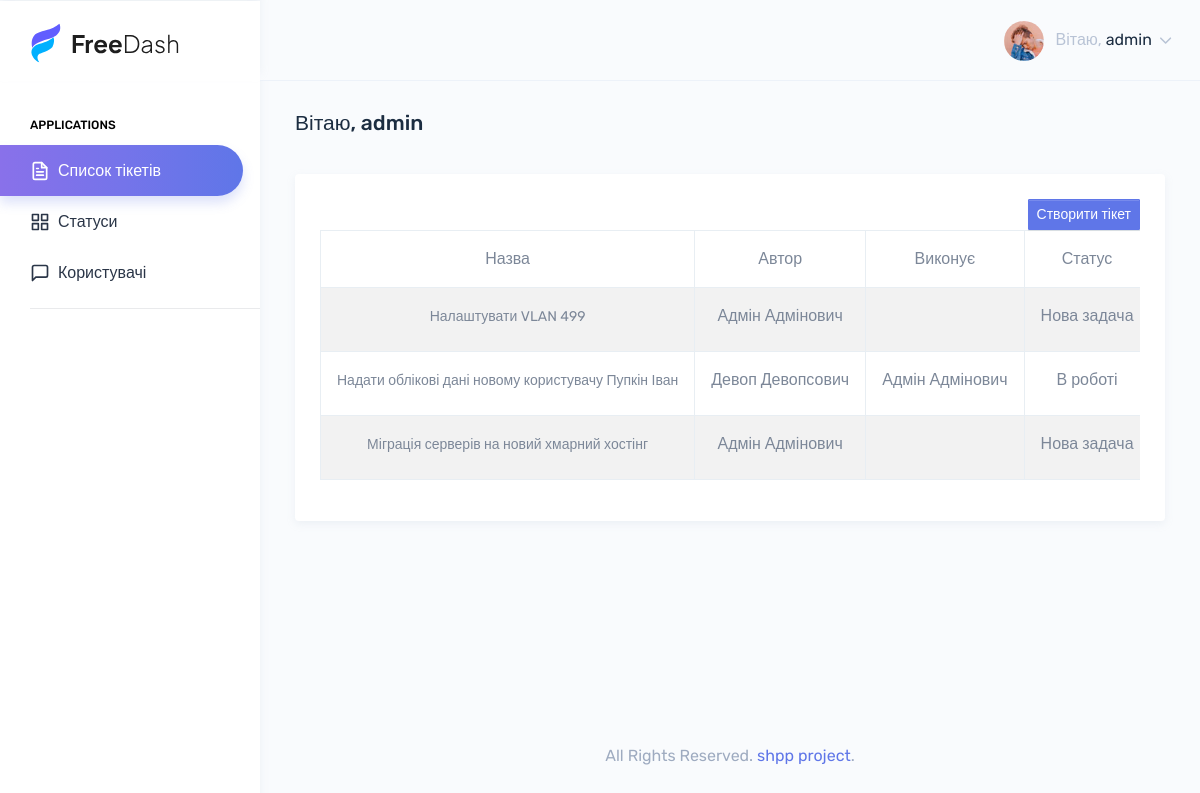
Page / (signed in) on the earlier database version.
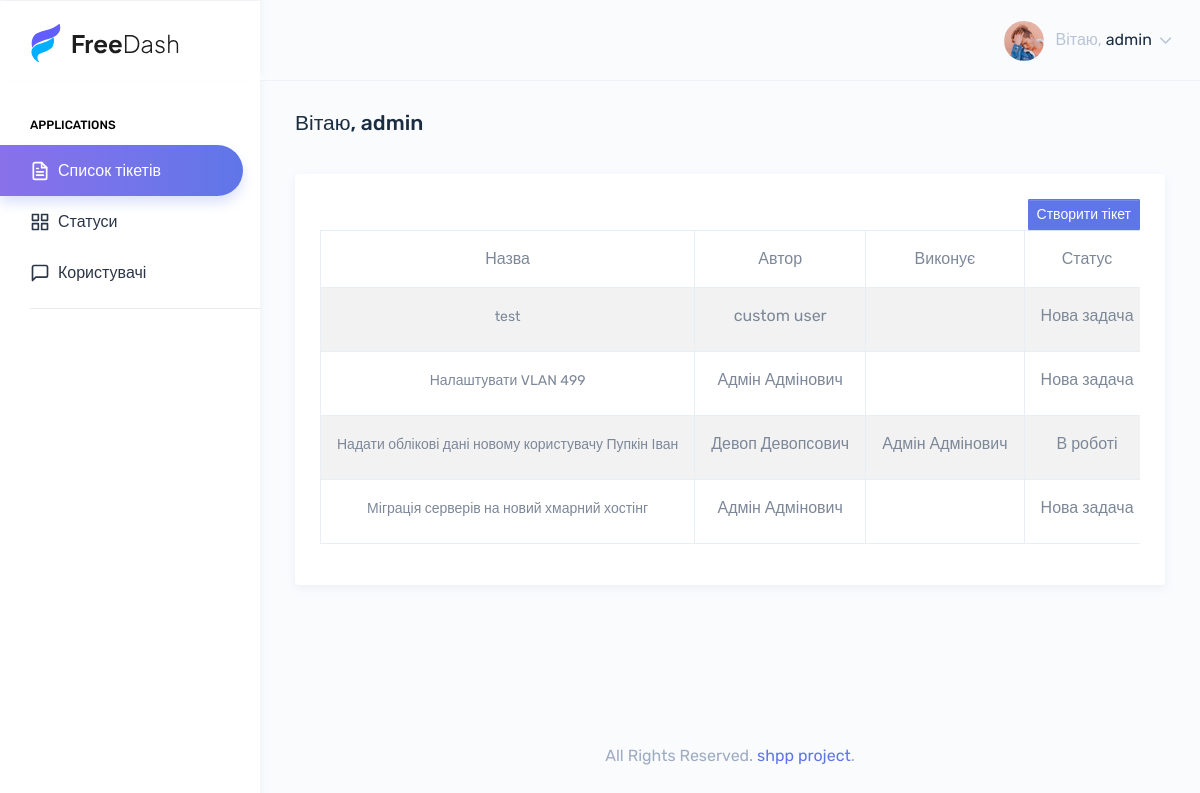
Same page on the later database version.
### apps/users/models.py (models this page shows, shortened)
class CustomUser(AbstractUser):
    first_name = None
    last_name = None
    username = models.CharField(max_length=32, unique=True, verbose_name='Логін')
    name = models.CharField(max_length=64, verbose_name='ПІБ користувача')
    email = models.EmailField(max_length=255, unique=True, verbose_name='Пошта')
    position = models.ForeignKey(Position, on_delete=models.SET_NULL, blank=True, null=True, verbose_name='Посада')
    is_active = models.BooleanField(default=True, verbose_name='Активний обліковий запис')
    REQUIRED_FIELDS = []
    USERNAME_FIELD = 'username'
    objects = CustomManager()
    class Meta:
        verbose_name = 'Користувач'
        verbose_name_plural = 'Користувачі'
        ordering = ('username',)

### apps/tickets/models.py (models this page shows, shortened)
class Ticket(models.Model):
    title = models.CharField(max_length=100, verbose_name='Назва тікету')
    description = models.TextField(verbose_name='Опис тікету')
    author = models.ForeignKey(
        to=settings.AUTH_USER_MODEL,
        on_delete=models.CASCADE,
        verbose_name='Ініціатор',
        related_name='author'
    )
    executor = models.ForeignKey(
        to=settings.AUTH_USER_MODEL,
        on_delete=models.SET_NULL,
        blank=True,
        null=True,
        verbose_name='Виковавець',
        related_name='executor'
    )
    created_at = models.DateTimeField(auto_now_add=True)
    status = models.ForeignKey(
        to=Status,
        on_delete=models.SET_NULL,
        blank=True,
        null=True,
        related_name='status',
        verbose_name='Статус'
    )
    class Meta:
        verbose_name = 'Тікет'
        verbose_name_plural = 'Тікети'
        ordering = ['-created_at']
    def __str__(self):
        return self.title

class Status(models.Model):
    name = models.CharField(max_length=100, unique=True)
    class Meta:
        verbose_name = 'Статус'
        verbose_name_plural = 'Статуси'

### apps/tickets/views.py (the view)
# urls.py: path('', views.TicketListView.as_view(), name='tickets-list'),
class TicketListView(LoginRequiredMixin, ListView):
    model = Ticket
    context_object_name = 'tickets'
    template_name = 'tickets.html'
    def get_queryset(self):
        if self.request.user.position.id == 1:
            queryset = Ticket.objects.filter(author=self.request.user).select_related('author', 'executor', 'status')
        else:
            queryset = Ticket.objects.all().select_related('executor', 'status')
        print(queryset)
        return queryset

### templates/tickets/ticket_list.html (shortened to what this page needs)
{% extends 'base.html' %}
{% load static %}
{% block content %}
<div class="col-12">
    <div class="card">
        <div class="card-body">
            <div class="table-responsive">
                <div class="text-end">
                    {% if user.is_authenticated %}
                    <a href="{% url 'tickets:create-ticket' %}" class="btn btn-info btn-sm">Створити тікет</a><br/>
                    {% endif %}
                </div>
                <table id="zero_config" class="table table-striped table-bordered no-wrap">
                    <thead>
                    <tr>
                        <th class="text-center">Назва</th>
                        <th class="text-center">Автор</th>
                        <th class="text-center">Виконує</th>
                        <th class="text-center">Статус</th>
                    </tr>
                    </thead>
                    <tbody>
                    {% for ticket in tickets %}
                    <tr>
                        <td class="text-center"><span class="fs-6">{{ ticket.title }}</span></td>
                        <td class="text-center">{{ ticket.author.name }}</td>
                        <td class="text-center">{{ ticket.executor.name }}</td>
                        <td class="text-center">{{ ticket.status.name }}</td>
                    </tr>
                    {% endfor %}
                    </tbody>
                </table>
            </div>
        </div>
    </div>
</div>
{% endblock content %}

### templates/base.html (shortened to what this page needs)
<!DOCTYPE html>
{% load static %}
<html dir="ltr" lang="en">
<head>
    <link href="{% static 'assets/extra-libs/c3/c3.min.css' %}" rel="stylesheet">
    <link href="{% static 'assets/libs/chartist/dist/chartist.min.css' %}" rel="stylesheet">
    <link href="{% static 'assets/extra-libs/jvector/jquery-jvectormap-2.0.2.css' %}" rel="stylesheet"/>
    <link href="{% static 'dist/css/style.min.css' %}" rel="stylesheet">
</head>
<body>
<div id="main-wrapper" data-theme="light" data-layout="vertical" data-navbarbg="skin6" data-sidebartype="full"
     data-sidebar-position="fixed" data-header-position="fixed" data-boxed-layout="full">
    {% include 'layouts/header.html' %}
    {% include 'layouts/left_menu.html' %}
    <div class="page-wrapper">
        <div class="page-breadcrumb">
            <div class="row">
                <div class="col-7 align-self-center">
                    {% if user.is_authenticated %}
                    <h3 class="page-title text-truncate text-dark font-weight-medium mb-1">Вітаю, {{user.username }}</h3>
                    {% endif %}
                </div>
            </div>
        </div>
        <div class="container-fluid">
            <div class="row">{% block content %} {% endblock %}</div>
        </div>
        {% include 'layouts/footer.html' %}
    </div>
</div>
</body>
</html>

### templates/layouts/header.html (shortened to what this page needs)
{% load static %}
<header class="topbar" data-navbarbg="skin6">
    <nav class="navbar top-navbar navbar-expand-lg">
        <div class="navbar-header" data-logobg="skin6">
            <div class="navbar-brand">
                <a href="#">
                    <img src="{% static 'assets/images/freedashDark.svg' %}" alt="" class="img-fluid">
                </a>
            </div>
        </div>
        <div class="navbar-collapse collapse" id="navbarSupportedContent">
            <ul class="navbar-nav float-end">
                <li class="nav-item dropdown">
                    {% if user.is_authenticated %}
                    <a class="nav-link dropdown-toggle" href="javascript:void(0)" data-bs-toggle="dropdown"
                       aria-haspopup="true" aria-expanded="false">
                        <img src="{% static 'assets/images/users/profile-pic.jpg' %}" alt="user" class="rounded-circle"
                             width="40">
                        <span class="ms-2 d-none d-lg-inline-block"><span>Вітаю,</span> <span
                                class="text-dark">{{ user.username }}</span> <i data-feather="chevron-down"
                                                                                class="svg-icon"></i></span>
                    </a>
                    {% endif %}
                </li>
            </ul>
        </div>
    </nav>
</header>

### templates/layouts/left_menu.html
<aside class="left-sidebar" data-sidebarbg="skin6">
    <div class="scroll-sidebar" data-sidebarbg="skin6">
        <nav class="sidebar-nav">
            <ul id="sidebarnav">
                <li class="nav-small-cap"><span class="hide-menu">Applications</span></li>
                <li class="sidebar-item">
                    <a class="sidebar-link" href="{% url 'tickets:tickets-list'%}" aria-expanded="false">
                        <i data-feather="file-text" class="feather-icon"></i>
                        <span class="hide-menu">Список тікетів</span>
                    </a>
                </li>
                <li class="sidebar-item">
                    <a class="sidebar-link" href="{% url 'tickets:statuses-list' %}" aria-expanded="false">
                        <i data-feather="grid" class="feather-icon"></i>
                        <span class="hide-menu">Статуси </span>
                    </a>
                </li>
                <li class="sidebar-item">
                    <a class="sidebar-link sidebar-link" href="#" aria-expanded="false">
                        <i data-feather="message-square" class="feather-icon"></i>
                        <span class="hide-menu">Користувачі</span>
                    </a>
                </li>
                <li class="list-divider"></li>
            </ul>
        </nav>
    </div>
</aside>

### templates/layouts/footer.html
<footer class="footer text-center text-muted">
    All Rights Reserved. <a href="#">shpp project</a>.
</footer>

Differences in the rows shown:
added Ticket: title "test", author.name "custom user", status.name "Нова задача"
